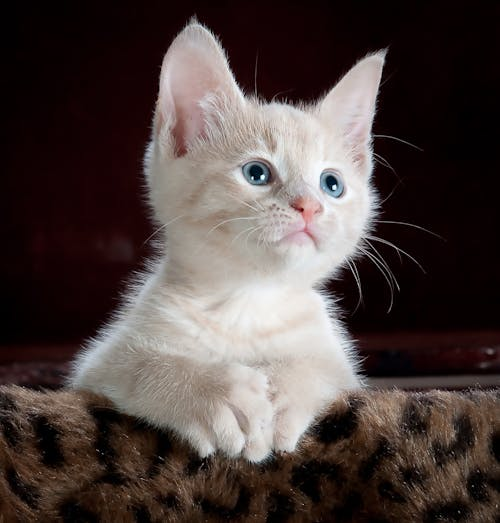
#> input picture Lab 02/cat.jpeg, 500 x 523 px, found by its file name
$ python task3.py
#> lines starting #> are read from the running program, lines starting #| are printed output that depends on the picture
import cv2
import numpy as np
import matplotlib.pyplot as plt

# Read image from local path (CHANGE THIS PATH)
img = cv2.imread(r"D:\3rd Year 2nd Semester\CSE-3216 Digital Image Processing Sessional\DIP Sessional\Lab 02\cat.jpeg")
#> img is the input picture: shape (523, 500, 3); mean B, G, R 64.7, 67.3, 78.9

# Check if image loaded correctly
if img is None:
    raise FileNotFoundError("Image not found. Check the file path.")

# Convert to grayscale
img_gray = cv2.cvtColor(img, cv2.COLOR_BGR2GRAY)
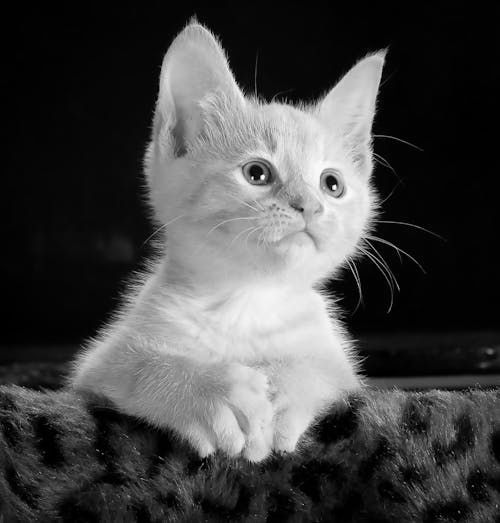
#> img_gray: shape (523, 500); min 0, max 254, mean 70.4

height = img_gray.shape[0]
#> height = 523
width = img_gray.shape[1]
#> width = 500

# Create a zero matrix
img_flip = np.zeros((height, width), dtype=np.uint8)

# Flip image vertically (along X-axis)
for i in range(height):
    for j in range(width):
        img_flip[i][j] = img_gray[height - i - 1][j]
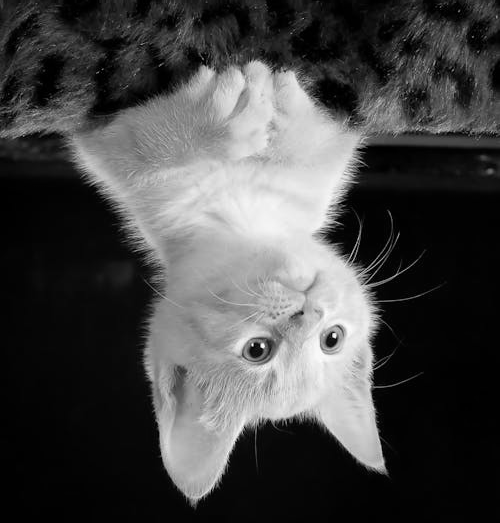
#> img_flip: shape (523, 500); min 0, max 254, mean 70.4

# Show images
plt.subplot(1, 2, 1)
plt.imshow(img_gray, cmap='gray')
plt.title('Original Image')
plt.axis('off')

plt.subplot(1, 2, 2)
plt.imshow(img_flip, cmap='gray')
plt.title('Flipped Image')
plt.axis('off')

plt.show()
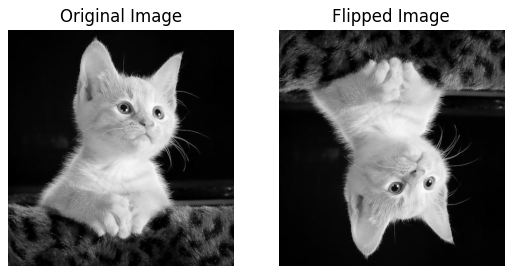
#> figure drawn by matplotlib, 2 panels
